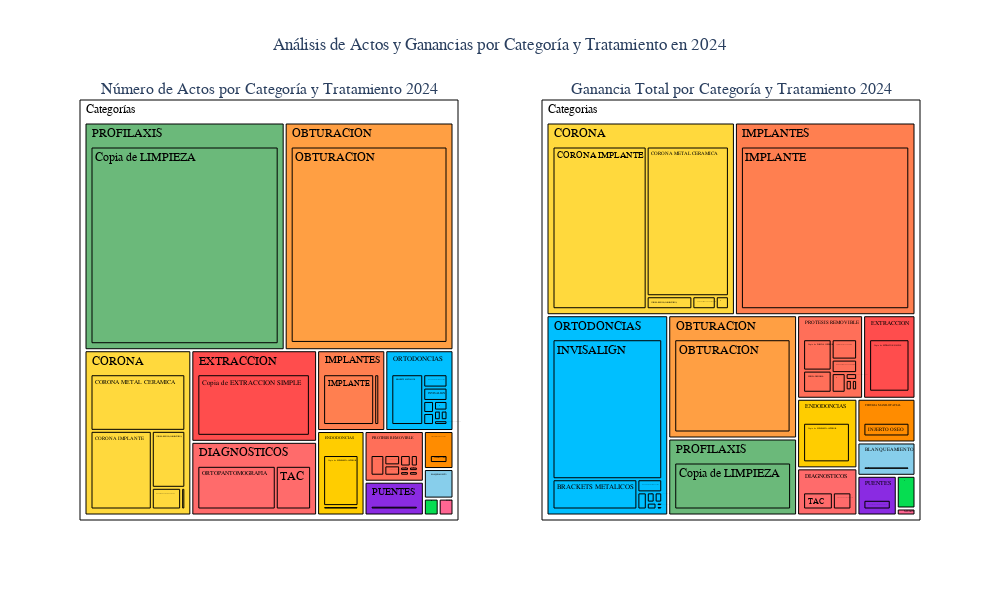

The notebook cell saved with this chart:
### Code cell
#COMPARATIVA NUMERO DE ACTOS Y GANANCIAS TOTALES SEGUN CATEGORIA MEDICA Y TRATAMIENTO

### Figure 1 — Plotly figure (JSON) as saved in the notebook; plotly's stock layout.template omitted (floating-point values rounded to 4 significant figures)
{"data": [{"branchvalues": "total", "customdata": [["(?)"], ["BLANQUEAMIENTO"], ["BLANQUEAMIENTO"], ["CIRUGIA MAXILOFACIAL"], ["CIRUGIA MAXILOFACIAL"], ["CIRUGIA PERIODONTAL"], ["CIRUGIA PERIODONTAL"], ["CIRUGIA PERIODONTAL"], ["CORONA"], ["CORONA"], ["CORONA"], ["CORONA"], ["CORONA"], ["CORONA"], ["DIAGNOSTICOS"], ["DIAGNOSTICOS"], ["DIAGNOSTICOS"], ["ENDODONCIAS"], ["ENDODONCIAS"], ["ENDODONCIAS"], ["EXTRACCION"], ["EXTRACCION"], ["EXTRACCION"], ["IMPLANTES"], ["IMPLANTES"], ["IMPLANTES"], ["MUñON"], ["MUñON"], ["OBTURACION"], ["OBTURACION"], ["OBTURACION"], ["ORTODONCIAS"], ["ORTODONCIAS"], ["ORTODONCIAS"], ["ORTODONCIAS"], ["ORTODONCIAS"], ["ORTODONCIAS"], ["ORTODONCIAS"], ["ORTODONCIAS"], ["ORTODONCIAS"], ["ORTODONCIAS"], ["PROFILAXIS"], ["PROFILAXIS"], ["PROTESIS REMOVIBLE"], ["PROTESIS REMOVIBLE"], ["PROTESIS REMOVIBLE"], ["PROTESIS REMOVIBLE"], ["PROTESIS REMOVIBLE"], ["PROTESIS REMOVIBLE"], ["PROTESIS REMOVIBLE"], ["PROTESIS REMOVIBLE"], ["PROTESIS REMOVIBLE"], ["PROTESIS REMOVIBLE"], ["PUENTES"], ["PUENTES"]], "domain": {"x": [0, 0.45], "y": [0, 1]}, "hovertemplate": "Tratamiento=%{label}<br>actos=%{value}<br>Categoría=%{parent}<br>id=%{id}<br>category=%{customdata[0]}<extra></extra>", "ids": ["Categorías", "Categorías/BLANQUEAMIENTO", "Categorías/BLANQUEAMIENTO/BLANQUEAMIENTO PHILIPS ZOOM", "Categorías/CIRUGIA MAXILOFACIAL/INJERTO OSEO", "Categorías/CIRUGIA MAXILOFACIAL", "Categorías/CIRUGIA PERIODONTAL", "Categorías/CIRUGIA PERIODONTAL/CIRUGIA OSEA POR CUADRANTE", "Categorías/CIRUGIA PERIODONTAL/REGENERACION DE TEJIDOS", "Categorías/CORONA/RECEMENTADO DE CORONA", "Categorías/CORONA", "Categorías/CORONA/CORONA IMPLANTE ZIRCONIO", "Categorías/CORONA/CORONA RESINA(LABORATORIO)", "Categorías/CORONA/CORONA IMPLANTE", "Categorías/CORONA/CORONA METAL CERAMICA", "Categorías/DIAGNOSTICOS/ORTOPANTOMOGRAFIA", "Categorías/DIAGNOSTICOS/TAC", "Categorías/DIAGNOSTICOS", "Categorías/ENDODONCIAS", "Categorías/ENDODONCIAS/PULPUTOMIA TERAPEUTICA", "Categorías/ENDODONCIAS/Copia de ENDODONCIA ANTERIOR", "Categorías/EXTRACCION/EXTRACCION QUIRURGICA TERCER MOLAR INCLUIDO", "Categorías/EXTRACCION/Copia de EXTRACCION SIMPLE", "Categorías/EXTRACCION", "Categorías/IMPLANTES/IMPLANTE", "Categorías/IMPLANTES", "Categorías/IMPLANTES/REPARACION DE IMPLANTE", "Categorías/MUñON/POSTE FIBRA DE VIDRIO", "Categorías/MUñON", "Categorías/OBTURACION", "Categorías/OBTURACION/OBTURACION", "Categorías/OBTURACION/SELLADO POR DIENTE", "Categorías/ORTODONCIAS", "Categorías/ORTODONCIAS/RETENEDOR LINGUAL SUP", "Categorías/ORTODONCIAS/RETENEDOR LINGUAL INF", "Categorías/ORTODONCIAS/1 visitas ortodoncia", "Categorías/ORTODONCIAS/BRACKETS ESTETICOS", "Categorías/ORTODONCIAS/BRACKETS METALICOS", "Categorías/ORTODONCIAS/INVISALIGN", "Categorías/ORTODONCIAS/ORTODONCIA FIJA", "Categorías/ORTODONCIAS/ORTODONCIA REMOVIBLE", "Categorías/ORTODONCIAS/PROCED. PROST. REMOV. SIN ESPE", "Categorías/PROFILAXIS", "Categorías/PROFILAXIS/Copia de LIMPIEZA", "Categorías/PROTESIS REMOVIBLE", "Categorías/PROTESIS REMOVIBLE/Copia de PARCIAL INFERIOR", "Categorías/PROTESIS REMOVIBLE/AJUST. DENT. PARC. INFERIOR", "Categorías/PROTESIS REMOVIBLE/AJUST. DENT. PARC. SUPERIOR", "Categorías/PROTESIS REMOVIBLE/REPARACION BASE DENT. COMPLETA", "Categorías/PROTESIS REMOVIBLE/FERULA DESCARGA", "Categorías/PROTESIS REMOVIBLE/DENT. PARCIAL REMOV. UNILATERA", "Categorías/PROTESIS REMOVIBLE/DENT. COMPLETA SUPERIOR", "Categorías/PROTESIS REMOVIBLE/Copia de PARCIAL SUPERIOR", "Categorías/PROTESIS REMOVIBLE/COMPOSTURA DIENTE", "Categorías/PUENTES/RECEMENTADO DE PUENTE", "Categorías/PUENTES"], "labels": ["Categorías", "BLANQUEAMIENTO", "BLANQUEAMIENTO PHILIPS ZOOM", "INJERTO OSEO", "CIRUGIA MAXILOFACIAL", "CIRUGIA PERIODONTAL", "CIRUGIA OSEA POR CUADRANTE", "REGENERACION DE TEJIDOS", "RECEMENTADO DE CORONA", "CORONA", "CORONA IMPLANTE ZIRCONIO", "CORONA RESINA(LABORATORIO)", "CORONA IMPLANTE", "CORONA METAL CERAMICA", "ORTOPANTOMOGRAFIA", "TAC", "DIAGNOSTICOS", "ENDODONCIAS", "PULPUTOMIA TERAPEUTICA", "Copia de ENDODONCIA ANTERIOR", "EXTRACCION QUIRURGICA TERCER MOLAR INCLUIDO", "Copia de EXTRACCION SIMPLE", "EXTRACCION", "IMPLANTE", "IMPLANTES", "REPARACION DE IMPLANTE", "POSTE FIBRA DE VIDRIO", "MUñON", "OBTURACION", "OBTURACION", "SELLADO POR DIENTE", "ORTODONCIAS", "RETENEDOR LINGUAL SUP", "RETENEDOR LINGUAL INF", "1 visitas ortodoncia", "BRACKETS ESTETICOS", "BRACKETS METALICOS", "INVISALIGN", "ORTODONCIA FIJA", "ORTODONCIA REMOVIBLE", "PROCED. PROST. REMOV. SIN ESPE", "PROFILAXIS", "Copia de LIMPIEZA", "PROTESIS REMOVIBLE", "Copia de PARCIAL INFERIOR", "AJUST. DENT. PARC. INFERIOR", "AJUST. DENT. PARC. SUPERIOR", "REPARACION BASE DENT. COMPLETA", "FERULA DESCARGA", "DENT. PARCIAL REMOV. UNILATERA", "DENT. COMPLETA SUPERIOR", "Copia de PARCIAL SUPERIOR", "COMPOSTURA DIENTE", "RECEMENTADO DE PUENTE", "PUENTES"], "marker": {"colors": ["white", "#87CEEB", "#87CEEB", "#FF8C00", "#FF8C00", "#06DD51", "#06DD51", "#06DD51", "#FFD93D", "#FFD93D", "#FFD93D", "#FFD93D", "#FFD93D", "#FFD93D", "#FF6B6B", "#FF6B6B", "#FF6B6B", "#FFCD00", "#FFCD00", "#FFCD00", "#FF4D4D", "#FF4D4D", "#FF4D4D", "#FF7F50", "#FF7F50", "#FF7F50", "#FF6692", "#FF6692", "#FF9F43", "#FF9F43", "#FF9F43", "#00BFFF", "#00BFFF", "#00BFFF", "#00BFFF", "#00BFFF", "#00BFFF", "#00BFFF", "#00BFFF", "#00BFFF", "#00BFFF", "#6BB97A", "#6BB97A", "#FF6F59", "#FF6F59", "#FF6F59", "#FF6F59", "#FF6F59", "#FF6F59", "#FF6F59", "#FF6F59", "#FF6F59", "#FF6F59", "#8A2BE2", "#8A2BE2"], "line": {"color": "black", "width": 1}}, "name": "", "parents": ["", "Categorías", "Categorías/BLANQUEAMIENTO", "Categorías/CIRUGIA MAXILOFACIAL", "Categorías", "Categorías", "Categorías/CIRUGIA PERIODONTAL", "Categorías/CIRUGIA PERIODONTAL", "Categorías/CORONA", "Categorías", "Categorías/CORONA", "Categorías/CORONA", "Categorías/CORONA", "Categorías/CORONA", "Categorías/DIAGNOSTICOS", "Categorías/DIAGNOSTICOS", "Categorías", "Categorías", "Categorías/ENDODONCIAS", "Categorías/ENDODONCIAS", "Categorías/EXTRACCION", "Categorías/EXTRACCION", "Categorías", "Categorías/IMPLANTES", "Categorías", "Categorías/IMPLANTES", "Categorías/MUñON", "Categorías", "Categorías", "Categorías/OBTURACION", "Categorías/OBTURACION", "Categorías", "Categorías/ORTODONCIAS", "Categorías/ORTODONCIAS", "Categorías/ORTODONCIAS", "Categorías/ORTODONCIAS", "Categorías/ORTODONCIAS", "Categorías/ORTODONCIAS", "Categorías/ORTODONCIAS", "Categorías/ORTODONCIAS", "Categorías/ORTODONCIAS", "Categorías", "Categorías/PROFILAXIS", "Categorías", "Categorías/PROTESIS REMOVIBLE", "Categorías/PROTESIS REMOVIBLE", "Categorías/PROTESIS REMOVIBLE", "Categorías/PROTESIS REMOVIBLE", "Categorías/PROTESIS REMOVIBLE", "Categorías/PROTESIS REMOVIBLE", "Categorías/PROTESIS REMOVIBLE", "Categorías/PROTESIS REMOVIBLE", "Categorías/PROTESIS REMOVIBLE", "Categorías/PUENTES", "Categorías"], "textfont": {"color": "black"}, "type": "treemap", "values": [1158.0, 7.0, 7.0, 9.0, 9.0, 2.0, 1.0, 1.0, 7.0, 141.0, 1.0, 21.0, 53.0, 59.0, 51.0, 23.0, 74.0, 32.0, 2.0, 30.0, 1.0, 91.0, 92.0, 40.0, 44.0, 4.0, 2.0, 2.0, 307.0, 305.0, 2.0, 44.0, 1.0, 5.0, 2.0, 1.0, 25.0, 5.0, 2.0, 2.0, 1.0, 364.0, 364.0, 24.0, 4.0, 2.0, 1.0, 1.0, 7.0, 1.0, 1.0, 3.0, 4.0, 16.0, 16.0]}, {"branchvalues": "total", "customdata": [["(?)"], ["BLANQUEAMIENTO"], ["BLANQUEAMIENTO"], ["CIRUGIA MAXILOFACIAL"], ["CIRUGIA MAXILOFACIAL"], ["CIRUGIA PERIODONTAL"], ["CIRUGIA PERIODONTAL"], ["CIRUGIA PERIODONTAL"], ["CORONA"], ["CORONA"], ["CORONA"], ["CORONA"], ["CORONA"], ["CORONA"], ["DIAGNOSTICOS"], ["DIAGNOSTICOS"], ["DIAGNOSTICOS"], ["ENDODONCIAS"], ["ENDODONCIAS"], ["ENDODONCIAS"], ["EXTRACCION"], ["EXTRACCION"], ["EXTRACCION"], ["IMPLANTES"], ["IMPLANTES"], ["IMPLANTES"], ["MUñON"], ["MUñON"], ["OBTURACION"], ["OBTURACION"], ["OBTURACION"], ["ORTODONCIAS"], ["ORTODONCIAS"], ["ORTODONCIAS"], ["ORTODONCIAS"], ["ORTODONCIAS"], ["ORTODONCIAS"], ["ORTODONCIAS"], ["ORTODONCIAS"], ["ORTODONCIAS"], ["ORTODONCIAS"], ["PROFILAXIS"], ["PROFILAXIS"], ["PROTESIS REMOVIBLE"], ["PROTESIS REMOVIBLE"], ["PROTESIS REMOVIBLE"], ["PROTESIS REMOVIBLE"], ["PROTESIS REMOVIBLE"], ["PROTESIS REMOVIBLE"], ["PROTESIS REMOVIBLE"], ["PROTESIS REMOVIBLE"], ["PROTESIS REMOVIBLE"], ["PROTESIS REMOVIBLE"], ["PUENTES"], ["PUENTES"]], "domain": {"x": [0.55, 1], "y": [0, 1]}, "hovertemplate": "Tratamiento=%{label}<br>total=%{value}<br>Categoría=%{parent}<br>id=%{id}<br>category=%{customdata[0]}<extra></extra>", "ids": ["Categorias", "Categorias/BLANQUEAMIENTO", "Categorias/BLANQUEAMIENTO/BLANQUEAMIENTO PHILIPS ZOOM", "Categorias/CIRUGIA MAXILOFACIAL/INJERTO OSEO", "Categorias/CIRUGIA MAXILOFACIAL", "Categorias/CIRUGIA PERIODONTAL", "Categorias/CIRUGIA PERIODONTAL/CIRUGIA OSEA POR CUADRANTE", "Categorias/CIRUGIA PERIODONTAL/REGENERACION DE TEJIDOS", "Categorias/CORONA/RECEMENTADO DE CORONA", "Categorias/CORONA", "Categorias/CORONA/CORONA IMPLANTE ZIRCONIO", "Categorias/CORONA/CORONA RESINA(LABORATORIO)", "Categorias/CORONA/CORONA IMPLANTE", "Categorias/CORONA/CORONA METAL CERAMICA", "Categorias/DIAGNOSTICOS/ORTOPANTOMOGRAFIA", "Categorias/DIAGNOSTICOS/TAC", "Categorias/DIAGNOSTICOS", "Categorias/ENDODONCIAS", "Categorias/ENDODONCIAS/PULPUTOMIA TERAPEUTICA", "Categorias/ENDODONCIAS/Copia de ENDODONCIA ANTERIOR", "Categorias/EXTRACCION/EXTRACCION QUIRURGICA TERCER MOLAR INCLUIDO", "Categorias/EXTRACCION/Copia de EXTRACCION SIMPLE", "Categorias/EXTRACCION", "Categorias/IMPLANTES/IMPLANTE", "Categorias/IMPLANTES", "Categorias/IMPLANTES/REPARACION DE IMPLANTE", "Categorias/MUñON/POSTE FIBRA DE VIDRIO", "Categorias/MUñON", "Categorias/OBTURACION", "Categorias/OBTURACION/OBTURACION", "Categorias/OBTURACION/SELLADO POR DIENTE", "Categorias/ORTODONCIAS", "Categorias/ORTODONCIAS/RETENEDOR LINGUAL SUP", "Categorias/ORTODONCIAS/RETENEDOR LINGUAL INF", "Categorias/ORTODONCIAS/1 visitas ortodoncia", "Categorias/ORTODONCIAS/BRACKETS ESTETICOS", "Categorias/ORTODONCIAS/BRACKETS METALICOS", "Categorias/ORTODONCIAS/INVISALIGN", "Categorias/ORTODONCIAS/ORTODONCIA FIJA", "Categorias/ORTODONCIAS/ORTODONCIA REMOVIBLE", "Categorias/ORTODONCIAS/PROCED. PROST. REMOV. SIN ESPE", "Categorias/PROFILAXIS", "Categorias/PROFILAXIS/Copia de LIMPIEZA", "Categorias/PROTESIS REMOVIBLE", "Categorias/PROTESIS REMOVIBLE/Copia de PARCIAL INFERIOR", "Categorias/PROTESIS REMOVIBLE/AJUST. DENT. PARC. INFERIOR", "Categorias/PROTESIS REMOVIBLE/AJUST. DENT. PARC. SUPERIOR", "Categorias/PROTESIS REMOVIBLE/REPARACION BASE DENT. COMPLETA", "Categorias/PROTESIS REMOVIBLE/FERULA DESCARGA", "Categorias/PROTESIS REMOVIBLE/DENT. PARCIAL REMOV. UNILATERA", "Categorias/PROTESIS REMOVIBLE/DENT. COMPLETA SUPERIOR", "Categorias/PROTESIS REMOVIBLE/Copia de PARCIAL SUPERIOR", "Categorias/PROTESIS REMOVIBLE/COMPOSTURA DIENTE", "Categorias/PUENTES/RECEMENTADO DE PUENTE", "Categorias/PUENTES"], "labels": ["Categorias", "BLANQUEAMIENTO", "BLANQUEAMIENTO PHILIPS ZOOM", "INJERTO OSEO", "CIRUGIA MAXILOFACIAL", "CIRUGIA PERIODONTAL", "CIRUGIA OSEA POR CUADRANTE", "REGENERACION DE TEJIDOS", "RECEMENTADO DE CORONA", "CORONA", "CORONA IMPLANTE ZIRCONIO", "CORONA RESINA(LABORATORIO)", "CORONA IMPLANTE", "CORONA METAL CERAMICA", "ORTOPANTOMOGRAFIA", "TAC", "DIAGNOSTICOS", "ENDODONCIAS", "PULPUTOMIA TERAPEUTICA", "Copia de ENDODONCIA ANTERIOR", "EXTRACCION QUIRURGICA TERCER MOLAR INCLUIDO", "Copia de EXTRACCION SIMPLE", "EXTRACCION", "IMPLANTE", "IMPLANTES", "REPARACION DE IMPLANTE", "POSTE FIBRA DE VIDRIO", "MUñON", "OBTURACION", "OBTURACION", "SELLADO POR DIENTE", "ORTODONCIAS", "RETENEDOR LINGUAL SUP", "RETENEDOR LINGUAL INF", "1 visitas ortodoncia", "BRACKETS ESTETICOS", "BRACKETS METALICOS", "INVISALIGN", "ORTODONCIA FIJA", "ORTODONCIA REMOVIBLE", "PROCED. PROST. REMOV. SIN ESPE", "PROFILAXIS", "Copia de LIMPIEZA", "PROTESIS REMOVIBLE", "Copia de PARCIAL INFERIOR", "AJUST. DENT. PARC. INFERIOR", "AJUST. DENT. PARC. SUPERIOR", "REPARACION BASE DENT. COMPLETA", "FERULA DESCARGA", "DENT. PARCIAL REMOV. UNILATERA", "DENT. COMPLETA SUPERIOR", "Copia de PARCIAL SUPERIOR", "COMPOSTURA DIENTE", "RECEMENTADO DE PUENTE", "PUENTES"], "marker": {"colors": ["white", "#87CEEB", "#87CEEB", "#FF8C00", "#FF8C00", "#06DD51", "#06DD51", "#06DD51", "#FFD93D", "#FFD93D", "#FFD93D", "#FFD93D", "#FFD93D", "#FFD93D", "#FF6B6B", "#FF6B6B", "#FF6B6B", "#FFCD00", "#FFCD00", "#FFCD00", "#FF4D4D", "#FF4D4D", "#FF4D4D", "#FF7F50", "#FF7F50", "#FF7F50", "#FF6692", "#FF6692", "#FF9F43", "#FF9F43", "#FF9F43", "#00BFFF", "#00BFFF", "#00BFFF", "#00BFFF", "#00BFFF", "#00BFFF", "#00BFFF", "#00BFFF", "#00BFFF", "#00BFFF", "#6BB97A", "#6BB97A", "#FF6F59", "#FF6F59", "#FF6F59", "#FF6F59", "#FF6F59", "#FF6F59", "#FF6F59", "#FF6F59", "#FF6F59", "#FF6F59", "#8A2BE2", "#8A2BE2"], "line": {"color": "black", "width": 1}}, "name": "", "parents": ["", "Categorias", "Categorias/BLANQUEAMIENTO", "Categorias/CIRUGIA MAXILOFACIAL", "Categorias", "Categorias", "Categorias/CIRUGIA PERIODONTAL", "Categorias/CIRUGIA PERIODONTAL", "Categorias/CORONA", "Categorias", "Categorias/CORONA", "Categorias/CORONA", "Categorias/CORONA", "Categorias/CORONA", "Categorias/DIAGNOSTICOS", "Categorias/DIAGNOSTICOS", "Categorias", "Categorias", "Categorias/ENDODONCIAS", "Categorias/ENDODONCIAS", "Categorias/EXTRACCION", "Categorias/EXTRACCION", "Categorias", "Categorias/IMPLANTES", "Categorias", "Categorias/IMPLANTES", "Categorias/MUñON", "Categorias", "Categorias", "Categorias/OBTURACION", "Categorias/OBTURACION", "Categorias", "Categorias/ORTODONCIAS", "Categorias/ORTODONCIAS", "Categorias/ORTODONCIAS", "Categorias/ORTODONCIAS", "Categorias/ORTODONCIAS", "Categorias/ORTODONCIAS", "Categorias/ORTODONCIAS", "Categorias/ORTODONCIAS", "Categorias/ORTODONCIAS", "Categorias", "Categorias/PROFILAXIS", "Categorias", "Categorias/PROTESIS REMOVIBLE", "Categorias/PROTESIS REMOVIBLE", "Categorias/PROTESIS REMOVIBLE", "Categorias/PROTESIS REMOVIBLE", "Categorias/PROTESIS REMOVIBLE", "Categorias/PROTESIS REMOVIBLE", "Categorias/PROTESIS REMOVIBLE", "Categorias/PROTESIS REMOVIBLE", "Categorias/PROTESIS REMOVIBLE", "Categorias/PUENTES", "Categorias"], "textfont": {"color": "black"}, "type": "treemap", "values": [165600.0, 2210.0, 2210.0, 2900.0, 2900.0, 700.0, 500.0, 200.0, 247.0, 41480.0, 439.0, 858.0, 22140.0, 17800.0, 1248.0, 2000.0, 3248.0, 4793.0, 149.0, 4644.0, 100.0, 4898.0, 4998.0, 39700.0, 39750.0, 50.0, 150.0, 150.0, 18140.0, 18060.0, 80.0, 27850.0, 100.0, 486.0, 30.0, 29.0, 3828.0, 22900.0, 116.0, 240.0, 120.0, 11330.0, 11330.0, 6298.0, 1950.0, 170.0, 60.0, 600.0, 1378.0, 120.0, 750.0, 1130.0, 140.0, 1785.0, 1785.0]}], "layout": {"annotations": [{"font": {"size": 16}, "showarrow": false, "text": "Número de Actos por Categoría y Tratamiento 2024", "x": 0.225, "xanchor": "center", "xref": "paper", "y": 1, "yanchor": "bottom", "yref": "paper"}, {"font": {"size": 16}, "showarrow": false, "text": "Ganancia Total por Categoría y Tratamiento 2024", "x": 0.775, "xanchor": "center", "xref": "paper", "y": 1, "yanchor": "bottom", "yref": "paper"}], "font": {"family": "Oswald"}, "height": 600, "title": {"font": {"family": "Oswald"}, "text": "Análisis de Actos y Ganancias por Categoría y Tratamiento en 2024", "x": 0.5}, "width": 1000}}
